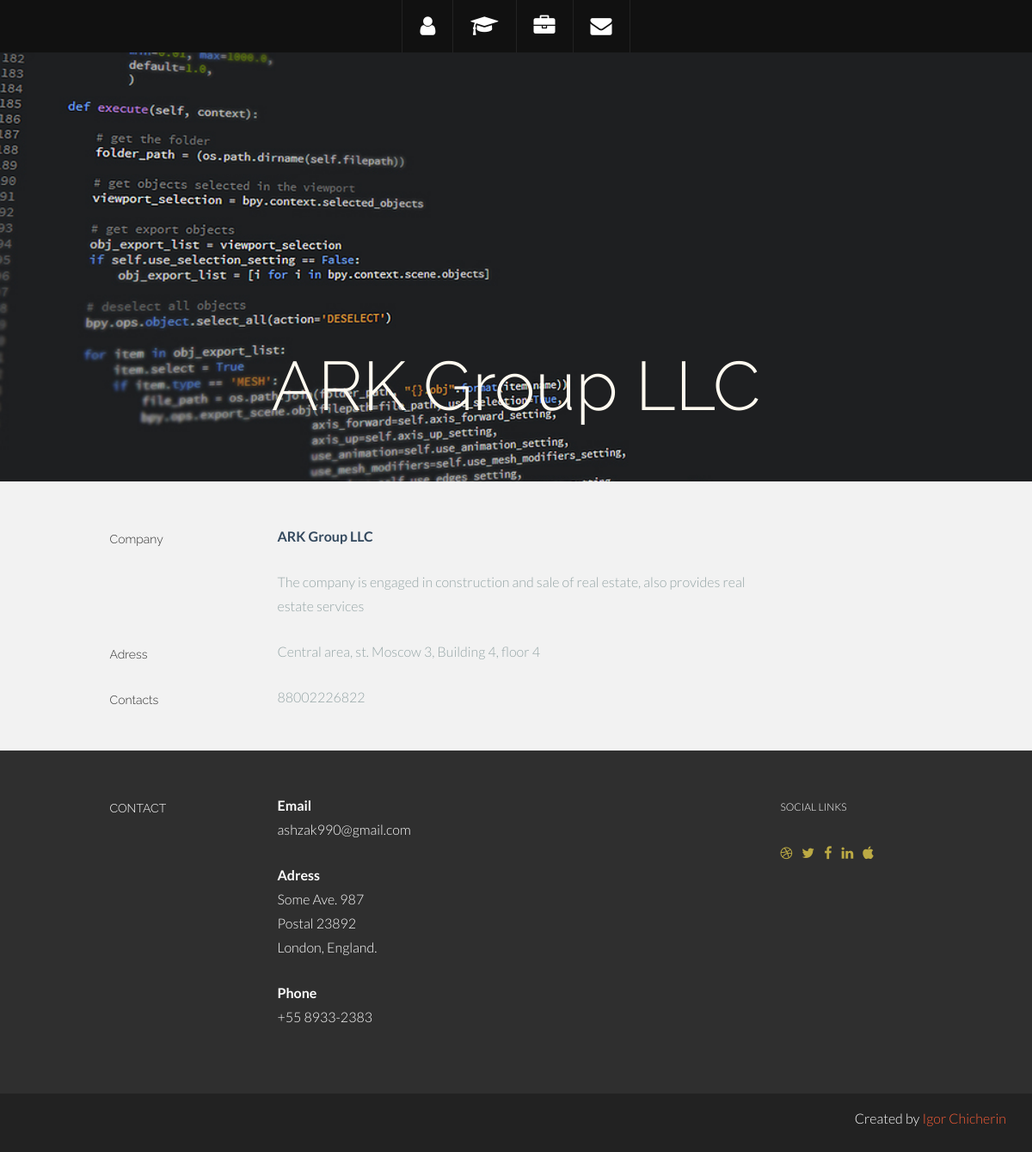
Page /company/19/ on the committed database.
### myblog/models.py (models this page shows, shortened)
class Company(models.Model):
    name = models.CharField(max_length=100)
    adress = models.CharField(max_length=150)
    phonenum = models.IntegerField()
    desc = models.TextField()

### myblog/views.py (the view)
# urls.py: url(r'^company/([0-9]+)/$', company_view, name='_id' ),
def company_view(request, _id):
    company = Company.objects.filter(id=_id)
    return render_to_response('company.html', {'company_view': company})

### templates/company.html (shortened to what this page needs)
{% extends "base.html" %}
{% block menu %}
    <li class="menu-item"><a class="smoothScroll" href="/index/" title="About"><i class="icon-user"></i></a></li>
	<li class="menu-item"><a class="smoothScroll" href="/education/" title="Education"><i class="fa fa-graduation-cap" aria-hidden="true"></i></a></li>
	<li class="menu-item"><a class="smoothScroll" href="/work/" title="Works"><i class="icon-briefcase"></i></a></li>
	<li class="menu-item"><a class="smoothScroll" href="#contact" title="Contact"><i class="icon-envelope"></i></a></li>
{% endblock %}
{% block content %}
    {% for company in company_view %}
	<div id="wrkheaderwrap">
		<div class="container">
			<div class="row centered">
				<div class="col-lg-12">
					<h1 style="margin-top: 18%">{{ company.name }}</h1>
				</div>
			</div>
		</div>
	</div>
	<div class="container desc">
			<div class="row">
                <div class="col-lg-2 col-lg-offset-1">
                    <h5>Company</h5>
                </div>
                <div class="col-lg-6">
                    <p><t> {{ company.name }}</t><br/></p>
                    <p><more>{{ company.desc }}</more></p>
                </div>
			</div>
        <div class="row">
		    <div class="col-lg-2 col-lg-offset-1">
                <h5>Adress</h5>
            </div>
               <div class="col-lg-6">
                    <p><more>{{ company.adress }}</more></p>
                </div>
        </div>
        <div class="row">
            <div class="col-lg-2 col-lg-offset-1">
                <h5>Contacts</h5>
            </div>
            <div class="col-lg-6">
                <p><more>{{ company.phonenum }}</more></p>
            </div>
        </div>
        <br>
		</div>
    {% endfor %}
{% endblock %}

### static/css/main.css (style rules this page uses)
body { background-color: #f2f2f2; font-family: "Lato"; font-weight: 300; font-size: 16px; color: #555; -webkit-font-smoothing: antialiased; -webkit-overflow-scrolling: touch; }
h1, h2, h3, h4, h5, h6 { font-family: "Raleway"; font-weight: 300; color: #333; }
p { line-height: 28px; margin-bottom: 25px; }
.centered { text-align: center; }
a { color: #f85c37; word-wrap: break-word; -webkit-transition: color 0.1s ease-in, background 0.1s ease-in; -moz-transition: color 0.1s ease-in, background 0.1s ease-in; -ms-transition: color 0.1s ease-in, background 0.1s ease-in; -o-transition: color 0.1s ease-in, background 0.1s ease-in; transition: color 0.1s ease-in, background 0.1s ease-in; }
a:before, a:after { -webkit-transition: color 0.1s ease-in, background 0.1s ease-in; -moz-transition: color 0.1s ease-in, background 0.1s ease-in; -ms-transition: color 0.1s ease-in, background 0.1s ease-in; -o-transition: color 0.1s ease-in, background 0.1s ease-in; transition: color 0.1s ease-in, background 0.1s ease-in; }
#section-topbar a { color: #fff; }
#section-topbar ul#nav > li { display: block; float: left; padding: 0; }
#section-topbar ul#nav a { display: block; font: normal 11px/18px "Helvetica Neue", Helvetica, Arial, sans-serif; text-decoration: none; padding: 18px 20px 18px 20px; border-left: 1px solid #222; }
#section-topbar i { font-size: 25px; }
#intro h5, p { color: #555; }
#skillswrap h5, p { color: floralwhite; }
.desc { padding-top: 50px; }
.desc p { color: #2f2f2f; }
.desc t { color: #34495e; font-weight: 700; }
.desc more { color: #95a5a6; }
#wrkheaderwrap { background: url(../img/code-header.jpg) no-repeat center top; margin-top: 60px; padding-top:140px; text-align:center; background-attachment: relative; background-position: center center; min-height: 500px; width: 100%; -webkit-background-size: 100%; -moz-background-size: 100%; -o-background-size: 100%; background-size: 100%; -webkit-background-size: cover; -moz-background-size: cover; -o-background-size: cover; background-size: cover; }
#wrkheaderwrap h1 { font-size: 80px; color: floralwhite; }

### rows in the picture
Company: name "ARK Group LLC", desc "The company is engaged in construction and sale of real estate, also provides real estate services", adress "Central area, st. Moscow 3, Building 4, floor 4", phonenum "88002226822"
